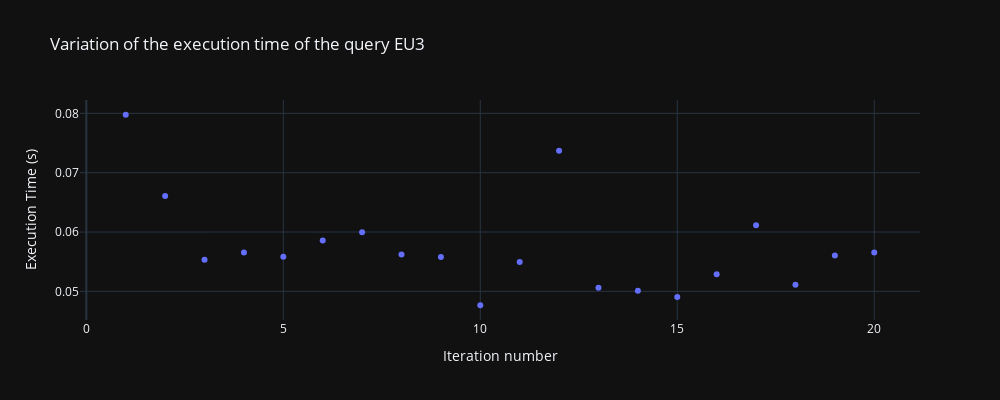

The cell this chart's notebook holds for it:
### Code cell
import plotly.express as px
fig = px.scatter(x=[i for i in range(1,num_iterations+1)], labels={'x': 'Iteration number', 'y': 'Execution Time (s)'}, y=execution_times, title='Variation of the execution time of the query EU3', template='plotly_dark')
fig.update_layout(width=1000, height=400)
fig.show()

### Figure 1 — Plotly figure (JSON) as saved in the notebook; plotly's stock layout.template omitted (floating-point values rounded to 4 significant figures)
{"data": [{"hovertemplate": "Iteration number=%{x}<br>Execution Time (s)=%{y}<extra></extra>", "legendgroup": "", "marker": {"color": "#636efa", "symbol": "circle"}, "mode": "markers", "name": "", "orientation": "v", "showlegend": false, "type": "scatter", "x": [1, 2, 3, 4, 5, 6, 7, 8, 9, 10, 11, 12, 13, 14, 15, 16, 17, 18, 19, 20], "xaxis": "x", "y": [0.07976, 0.06609, 0.05532, 0.05654, 0.05585, 0.05858, 0.05997, 0.0562, 0.05581, 0.04766, 0.05495, 0.0737, 0.05059, 0.05008, 0.04903, 0.05287, 0.06113, 0.05113, 0.05605, 0.05653], "yaxis": "y"}], "layout": {"height": 400, "legend": {"tracegroupgap": 0}, "title": {"text": "Variation of the execution time of the query EU3"}, "width": 1000, "xaxis": {"anchor": "y", "domain": [0, 1], "title": {"text": "Iteration number"}}, "yaxis": {"anchor": "x", "domain": [0, 1], "title": {"text": "Execution Time (s)"}}}}
